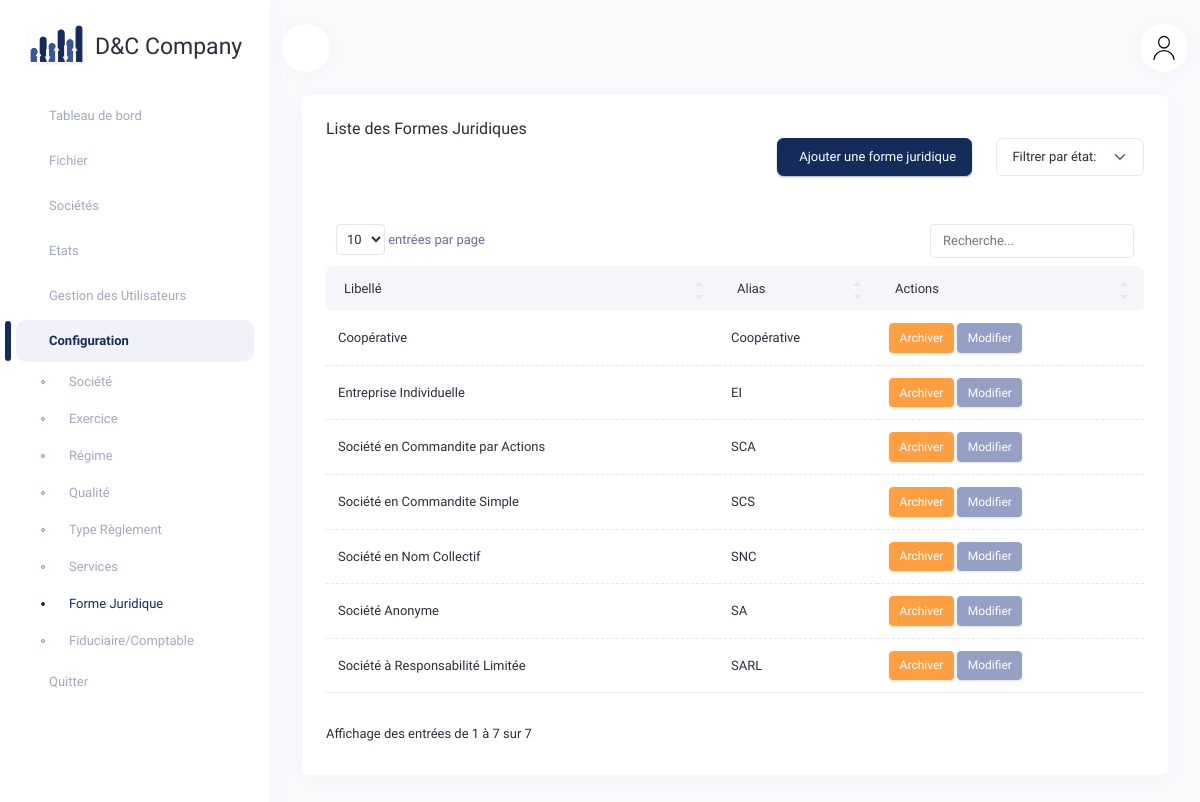
The app's page /formesjuridiques/ (signed in), older data.
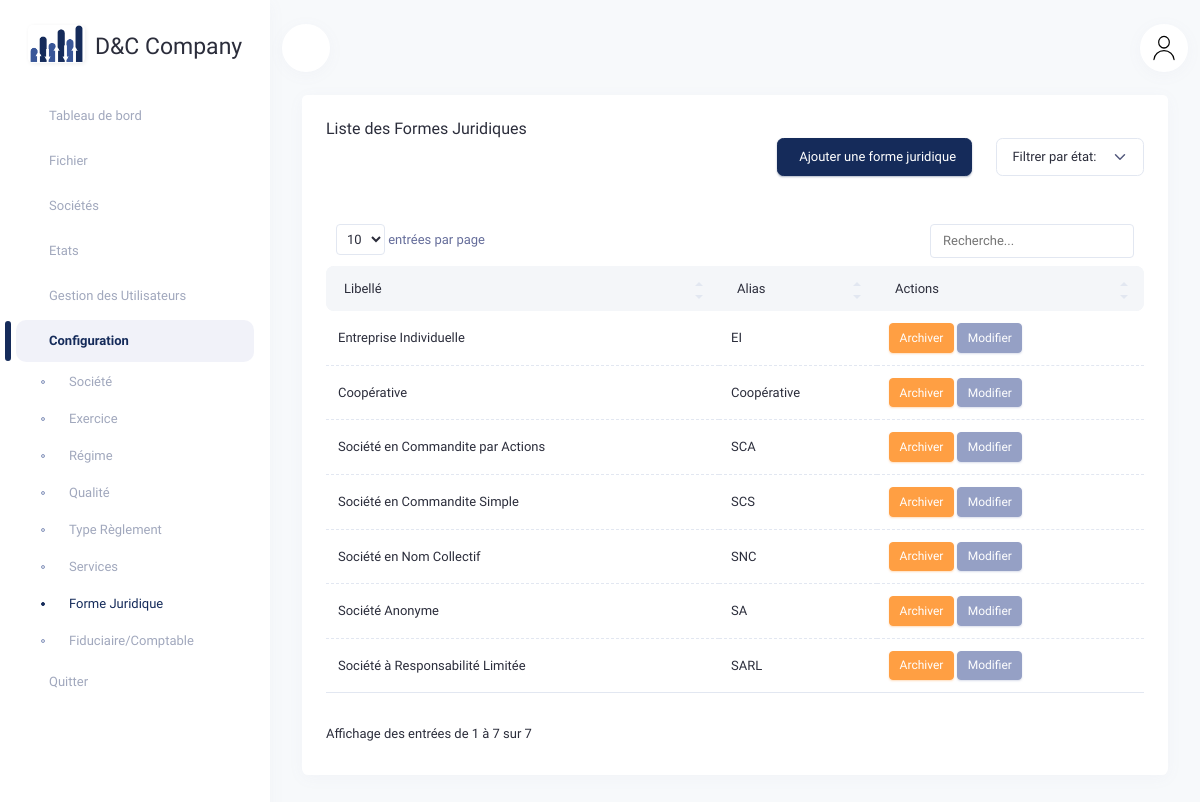
The same page, newer data.
### agendacomptable/models.py (models this page shows, shortened)
class FormeJuridique(models.Model):
    libelle = models.CharField(max_length=35, null=True, verbose_name="Libellé")
    alias = models.CharField(max_length=5, null=True, verbose_name="Alias")
    user_create = models.ForeignKey(User, on_delete=models.SET_NULL, null=True, related_name="forme_createur", verbose_name="Créé par")
    user_edit = models.ForeignKey(User, on_delete=models.SET_NULL, null=True, related_name="forme_editeur", verbose_name="Modifié par")
    date_create = models.DateTimeField(auto_now_add=True, verbose_name="Date de création")
    date_edit = models.DateTimeField(auto_now=True, verbose_name="Date de modification")
    is_archived = models.BooleanField(default=False)
    class Meta:
        verbose_name = "Forme Juridique"
        verbose_name_plural = "Formes Juridiques"

### agendacomptable/views.py (the view)
# urls.py: path('formesjuridiques/', views.formejuridique_list, name='formejuridique_list'),
@login_required
def formejuridique_list(request):
    filter_status = request.GET.get('filter', 'all')
    search_query = request.GET.get('search', '')
    if filter_status == 'archived':
        formesjuridiques = FormeJuridique.objects.filter(is_archived=True)
    elif filter_status == 'active':
        formesjuridiques = FormeJuridique.objects.filter(is_archived=False)
    else:
        formesjuridiques = FormeJuridique.objects.all()
    if search_query:
        formesjuridiques = formesjuridiques.filter(
            Q(libelle__icontains=search_query) |
            Q(alias__icontains=search_query)
        )
    formesjuridiques = formesjuridiques.order_by('-date_create')
    return render(request, 'accounting/formejuridique_list.html', {
        'formesjuridiques': formesjuridiques,
        'filter_status': filter_status,
        'search_query': search_query,
    })

### agendacomptable/templates/accounting/formejuridique_list.html (shortened to what this page needs)
{% extends 'accounting/base.html' %}
{% load static %}
{% block content %}
<div class="container-xxl">
    <div class="row">
        <div class="col-12">
            <div class="card">
                <div class="card-header">
                    <div class="row align-items-center">
                        <div class="col">
                            <h4 class="card-title">Liste des Formes Juridiques</h4>
                        </div>
                        <div class="d-flex align-items-center justify-content-end mb-3">
                            <button type="button" class="btn btn-primary me-3" data-bs-toggle="modal" data-bs-target="#addModal">
                                 Ajouter une forme juridique
                            </button>
                            <div class="text-end">
                                <select id="filter_status" onchange="if (this.value) location = this.value;" class="form-select" style="width: auto;">
                                    <option value="?filter=all" {% if filter_status == 'all' %}selected{% endif %} disabled>Filtrer par état:</option>
                                </select>
                            </div>
                        </div>
                    </div>
                </div>
                <div class="card-body pt-0">
                    <div class="table-responsive">
                        <table class="table mb-0" id="datatable_1">
                            <thead class="table-light">
                                <tr>
                                    <th>Libellé</th>
                                    <th>Alias</th>
                                    <th>Actions</th>
                                </tr>
                            </thead>
                            <tbody>
                                {% for formejuridique in formesjuridiques %}
                                    <tr {% if formejuridique.is_archived %}class="table-secondary"{% endif %}>
                                        <td>{{ formejuridique.libelle }}</td>
                                        <td>{{ formejuridique.alias }}</td>
                                        <td>
                                            <button class="btn {% if formejuridique.is_archived %}btn-success{% else %}btn-warning{% endif %} btn-sm" data-bs-toggle="modal" data-bs-target="#archiveModal{{ formejuridique.pk }}">
                                                {% if formejuridique.is_archived %}Réactiver{% else %}Archiver{% endif %}
                                            </button>
                                            <button class="btn btn-secondary btn-sm" data-bs-toggle="modal" data-bs-target="#editModal{{ formejuridique.pk }}">
                                                Modifier
                                            </button>
                                        </td>
                                    </tr>
                                {% endfor %}
                            </tbody>
                        </table>
                    </div>
                </div>
            </div>
        </div>
    </div>
{% endblock content %}

Row changes from the older to the newer data that the page shows:
changed FormeJuridique "Entreprise Individuelle": moves up the list
